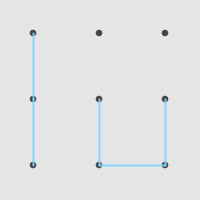
Frame 1 (no input)
Frame 60 (the mouse pressed at the canvas centre just before this capture): identical to frame 1, image omitted
Frame 120 (the mouse held since frame 60 and released just before this capture): identical to frame 1, image omitted

The Processing sketch that drew this single still picture (run headless with seeded random() and noise(); from frame 60 on, the mouse is pressed at the canvas centre):

// Processing sketch: breadth_first_search_1
// ── breadth_first_search_1.pde
// BFS
// start: nodes[0][0]
// goal: nodes[num-1][num-1]
Node[][] nodes;
ArrayList<Node> que;
int num = 3;
int x_len;
int y_len;
float prob = 0.3;
float line_col = 0;

void setup(){
  size(200, 200);
  colorMode(HSB, 360, 100, 100, 100);
  background(0, 0, 90, 100);
  nodes = new Node[num][num];     // num x num
  que = new ArrayList<Node>();
  // init nodes
  x_len = int(width/num);
  y_len = int(height/num);
  for(int i=0; i<num; i++){
    for(int j=0; j<num; j++){
      nodes[i][j] = new Node((i+0.5)*x_len, (j+0.5)*y_len, i, j);
    }
  }
}


void draw(){
  background(0, 0, 90, 100);
  display();
  search();
}
// BFS
void search(){
  que.add(nodes[0][0]);           // nodes[0][0] is start point
  BFS: while(!que.isEmpty()){          // do while arraylist is not empty
 
    Node n = que.get(0);
    int i = n.x_num;              // n = nodes[i][j]
    int j = n.y_num;
    if(i<num-1&&n.edges[0]==1) {
      que.add(nodes[i+1][j]);
      if(i+1==num-1&&j==num-1){
        println("goal");
        noLoop();
        break BFS;
      }
    }
    if(j<num-1&&n.edges[1]==1) {
      que.add(nodes[i][j+1]);
      if(i==num-1&&j+1==num-1){
        println("goal");
        noLoop();
        break BFS;
      }
    }
    que.remove(0);                  // remove from que
  }
}



void display(){
  // display nodes
  noStroke();
  fill(100);
  for(int i=0; i<num; i++){
    for(int j=0; j<num; j++){
      nodes[i][j].display();
    }
  }
  // display edges
  stroke(200, 50, 100, 90);
  strokeWeight(2);
  for(int i=0; i<num; i++){
    for(int j=0; j<num; j++){
      if(i<num-1&&nodes[i][j].edges[0]==1) {
        line(nodes[i][j].pos.x, nodes[i][j].pos.y, nodes[i][j].pos.x+x_len, nodes[i][j].pos.y);
      }
      if(j<num-1&&nodes[i][j].edges[1]==1) {
        line(nodes[i][j].pos.x, nodes[i][j].pos.y, nodes[i][j].pos.x, nodes[i][j].pos.y+y_len);
      }
    }
  }  
}

// ── node.pde
class Node{
  PVector pos;
  int[] edges;
  int x_num;
  int y_num;
  
  // constructor
  Node(float _x, float _y, int _x_num, int _y_num){
    pos = new PVector(_x, _y);
    edges = new int[2];          // down, right
    x_num = _x_num;
    y_num = _y_num;
    for(int i=0; i<2; i++){
      if(random(1)<prob)edges[i] = 1;
      else edges[i] = 0;
    }
  }
  
  
  // function to display node
  void display(){
    circle(pos.x, pos.y, 20.0/num);
  }
}
